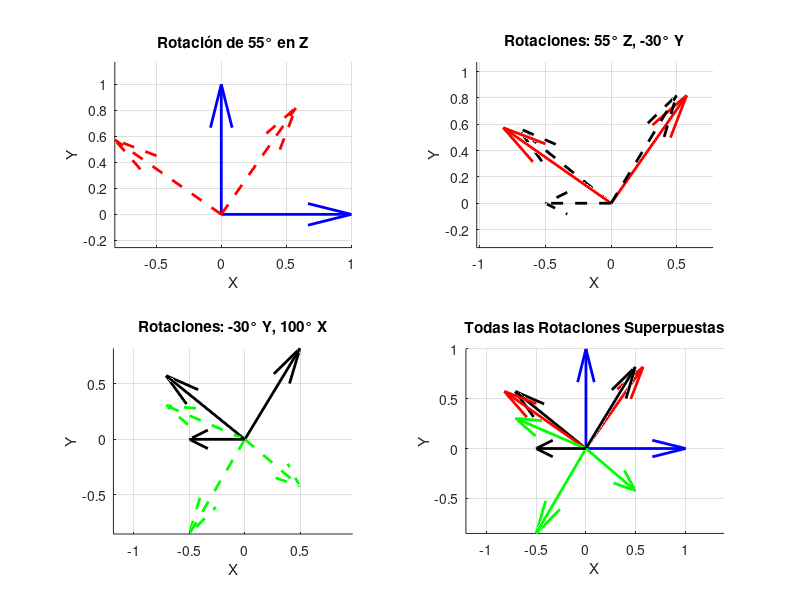
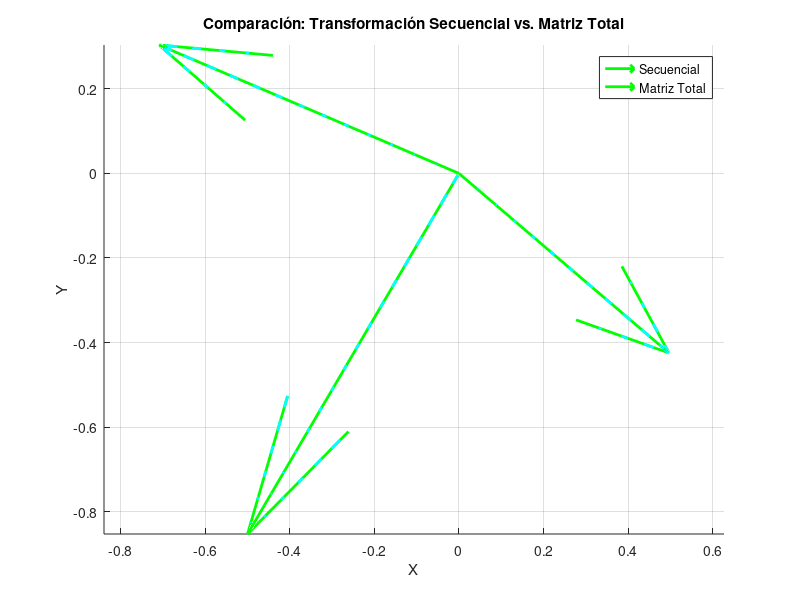

Source code (MATLAB) for these figures, in order:
%% ROTACIÓN DE VECTORES TRIDIMENSIONALES
clc; clear; close all;

%% 1) Definir los vectores unitarios
i_vec = [1 0 0]';
j_vec = [0 1 0]';
k_vec = [0 0 1]';

%% 2) Matriz de rotación respecto al eje Z (55°)
theta_z = deg2rad(55);
Rz = [cos(theta_z) -sin(theta_z) 0; 
      sin(theta_z) cos(theta_z) 0; 
      0 0 1];
vec_rotZ = [Rz*i_vec, Rz*j_vec, Rz*k_vec];
%% 3) Matriz de rotación respecto al eje Y (-30°)
theta_y = deg2rad(-30);
Ry = [cos(theta_y) 0 sin(theta_y); 
      0 1 0; 
     -sin(theta_y) 0 cos(theta_y)];
vec_rotY = [Ry*vec_rotZ(:,1), Ry*vec_rotZ(:,2), Ry*vec_rotZ(:,3)];
%% 4) Matriz de rotación respecto al eje X (100°)
theta_x = deg2rad(100);
Rx = [1 0 0; 
      0 cos(theta_x) -sin(theta_x); 
      0 sin(theta_x) cos(theta_x)];
vec_rotX = [Rx*vec_rotY(:,1), Rx*vec_rotY(:,2), Rx*vec_rotY(:,3)];
%% 5) Matriz de transformación completa
R_total = Rx * Ry * Rz;
vec_rot_total = [R_total*i_vec, R_total*j_vec, R_total*k_vec];
%% 6) Graficar en subplots 2x2
figure;
% 1. Vector original y rotación en Z (55°)
subplot(2,2,1);
hold on; grid on; axis equal;
quiver3(0,0,0,i_vec(1),i_vec(2),i_vec(3),'b','LineWidth',2, 'AutoScale', 'off');
quiver3(0,0,0,j_vec(1),j_vec(2),j_vec(3),'b','LineWidth',2, 'AutoScale', 'off');
quiver3(0,0,0,k_vec(1),k_vec(2),k_vec(3),'b','LineWidth',2, 'AutoScale', 'off');
quiver3(0,0,0,vec_rotZ(1,1),vec_rotZ(2,1),vec_rotZ(3,1),'r--','LineWidth',2, 'AutoScale', 'off');
quiver3(0,0,0,vec_rotZ(1,2),vec_rotZ(2,2),vec_rotZ(3,2),'r--','LineWidth',2, 'AutoScale', 'off');
quiver3(0,0,0,vec_rotZ(1,3),vec_rotZ(2,3),vec_rotZ(3,3),'r--','LineWidth',2, 'AutoScale', 'off');
xlabel('X'); ylabel('Y'); zlabel('Z');
title('Rotación de 55° en Z');

% 2. Rotación en Z (55°) y luego en Y (-30°)
subplot(2,2,2);
hold on; grid on; axis equal;
quiver3(0,0,0,vec_rotZ(1,1),vec_rotZ(2,1),vec_rotZ(3,1),'r','LineWidth',2, 'AutoScale', 'off');
quiver3(0,0,0,vec_rotZ(1,2),vec_rotZ(2,2),vec_rotZ(3,2),'r','LineWidth',2, 'AutoScale', 'off');
quiver3(0,0,0,vec_rotZ(1,3),vec_rotZ(2,3),vec_rotZ(3,3),'r','LineWidth',2, 'AutoScale', 'off');
quiver3(0,0,0,vec_rotY(1,1),vec_rotY(2,1),vec_rotY(3,1),'k--','LineWidth',2, 'AutoScale', 'off');
quiver3(0,0,0,vec_rotY(1,2),vec_rotY(2,2),vec_rotY(3,2),'k--','LineWidth',2, 'AutoScale', 'off');
quiver3(0,0,0,vec_rotY(1,3),vec_rotY(2,3),vec_rotY(3,3),'k--','LineWidth',2, 'AutoScale', 'off');
xlabel('X'); ylabel('Y'); zlabel('Z');
title('Rotaciones: 55° Z, -30° Y');

% 3. Rotación en Y (-30°) y luego en X (100°)
subplot(2,2,3);
hold on; grid on; axis equal;
quiver3(0,0,0,vec_rotY(1,1),vec_rotY(2,1),vec_rotY(3,1),'k','LineWidth',2, 'AutoScale', 'off');
quiver3(0,0,0,vec_rotY(1,2),vec_rotY(2,2),vec_rotY(3,2),'k','LineWidth',2, 'AutoScale', 'off');
quiver3(0,0,0,vec_rotY(1,3),vec_rotY(2,3),vec_rotY(3,3),'k','LineWidth',2, 'AutoScale', 'off');
quiver3(0,0,0,vec_rotX(1,1),vec_rotX(2,1),vec_rotX(3,1),'g--','LineWidth',2, 'AutoScale', 'off');
quiver3(0,0,0,vec_rotX(1,2),vec_rotX(2,2),vec_rotX(3,2),'g--','LineWidth',2, 'AutoScale', 'off');
quiver3(0,0,0,vec_rotX(1,3),vec_rotX(2,3),vec_rotX(3,3),'g--','LineWidth',2, 'AutoScale', 'off');
xlabel('X'); ylabel('Y'); zlabel('Z');
title('Rotaciones: -30° Y, 100° X');

% 4. Todas las rotaciones superpuestas
subplot(2,2,4);
hold on; grid on; axis equal;
quiver3(0,0,0,i_vec(1),i_vec(2),i_vec(3),'b','LineWidth',2, 'AutoScale', 'off');
quiver3(0,0,0,j_vec(1),j_vec(2),j_vec(3),'b','LineWidth',2, 'AutoScale', 'off');
quiver3(0,0,0,k_vec(1),k_vec(2),k_vec(3),'b','LineWidth',2, 'AutoScale', 'off');
quiver3(0,0,0,vec_rotY(1,1),vec_rotY(2,1),vec_rotY(3,1),'k','LineWidth',2, 'AutoScale', 'off');
quiver3(0,0,0,vec_rotY(1,2),vec_rotY(2,2),vec_rotY(3,2),'k','LineWidth',2, 'AutoScale', 'off');
quiver3(0,0,0,vec_rotY(1,3),vec_rotY(2,3),vec_rotY(3,3),'k','LineWidth',2, 'AutoScale', 'off');
quiver3(0,0,0,vec_rotZ(1,1),vec_rotZ(2,1),vec_rotZ(3,1),'r','LineWidth',2, 'AutoScale', 'off');
quiver3(0,0,0,vec_rotZ(1,2),vec_rotZ(2,2),vec_rotZ(3,2),'r','LineWidth',2, 'AutoScale', 'off');
quiver3(0,0,0,vec_rotZ(1,3),vec_rotZ(2,3),vec_rotZ(3,3),'r','LineWidth',2, 'AutoScale', 'off');
quiver3(0,0,0,vec_rotX(1,1),vec_rotX(2,1),vec_rotX(3,1),'g','LineWidth',2, 'AutoScale', 'off');
quiver3(0,0,0,vec_rotX(1,2),vec_rotX(2,2),vec_rotX(3,2),'g','LineWidth',2, 'AutoScale', 'off');
quiver3(0,0,0,vec_rotX(1,3),vec_rotX(2,3),vec_rotX(3,3),'g','LineWidth',2, 'AutoScale', 'off');
xlabel('X'); ylabel('Y'); zlabel('Z');
title('Todas las Rotaciones Superpuestas');

%% 7) Comparación de transformación secuencial vs. matriz total
figure;
hold on; grid on; axis equal;
% Rotación secuencial
quiver3(0,0,0,vec_rotX(1,1),vec_rotX(2,1),vec_rotX(3,1),'g','LineWidth',2, 'AutoScale', 'off');
quiver3(0,0,0,vec_rotX(1,2),vec_rotX(2,2),vec_rotX(3,2),'g','LineWidth',2, 'AutoScale', 'off');
quiver3(0,0,0,vec_rotX(1,3),vec_rotX(2,3),vec_rotX(3,3),'g','LineWidth',2, 'AutoScale', 'off');
% Rotación con matriz completa
quiver3(0,0,0,vec_rot_total(1,1),vec_rot_total(2,1),vec_rot_total(3,1),'c--','LineWidth',2, 'AutoScale', 'off');
quiver3(0,0,0,vec_rot_total(1,2),vec_rot_total(2,2),vec_rot_total(3,2),'c--','LineWidth',2, 'AutoScale', 'off');
quiver3(0,0,0,vec_rot_total(1,3),vec_rot_total(2,3),vec_rot_total(3,3),'c--','LineWidth',2, 'AutoScale', 'off');
xlabel('X'); ylabel('Y'); zlabel('Z');
title('Comparación: Transformación Secuencial vs. Matriz Total');
legend({'Secuencial','Matriz Total'});
